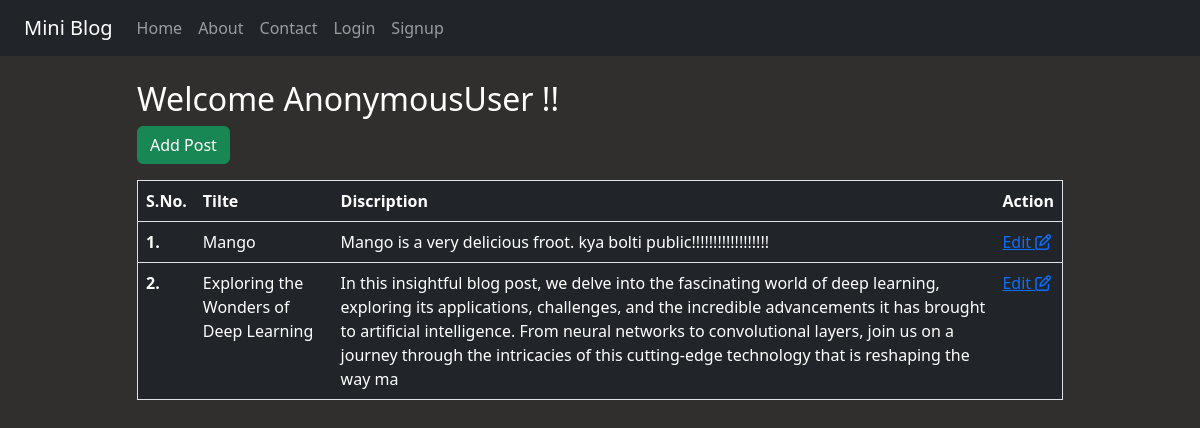
/dashboard/, run on the app's committed database.
### miniblog/models.py (models this page shows)
class Post(models.Model):
    title = models.CharField(max_length=100)
    description = models.CharField(max_length=500)

### miniblog/views.py (the view)
# urls.py: path('dashboard/', views.dashboard, name = 'dashboard'),
def dashboard(request):
    posts = Post.objects.all()
    return render(request,'miniblog/dashboard.html',{'posts':posts})

### miniblog/templates/miniblog/dashboard.html (shortened to what this page needs)
{% extends "miniblog/base.html" %}
{% load static %}
{% block content %}
<div class="col-sm-10 mx-auto">
    <h2 class='text-white'>Welcome {{user}} !!</h2>
    <a href="{% url "addpost" %}" class='btn btn-success mb-3'>Add Post</a>
    <table class="table table-md table-dark table-hover border">
        <thead>
            <tr>
                <th scope="col">S.No.</th>
                <th scope="col">Tilte</th>
                <th scope="col">Discription</th>
                <th scope="col">Action</th>
            </tr>
        </thead>
        <tbody>
            {% for post in posts %}
            <tr>
                <th scope="row">{{ post.id }}.</th>
                <td>{{ post.title }}</td>
                <td>{{ post.description }}</td>
                <td>
                    <a href="{% url "editpost" post.id %}">Edit <i class="fa-regular fa-pen-to-square"></i></a>
                </td>
            </tr>
            {% endfor %}
        </tbody>
    </table>
</div>
{% endblock content %}

### miniblog/templates/miniblog/base.html (shortened to what this page needs)
<!DOCTYPE html>
<html lang="en">
    {% load static %}
<head>
    <link href="https://cdn.jsdelivr.net/npm/bootstrap@5.2.3/dist/css/bootstrap.min.css" rel="stylesheet">
    <link rel="stylesheet" href="https://cdnjs.cloudflare.com/ajax/libs/font-awesome/6.5.1/css/all.min.css" />
    <link rel="stylesheet" href="{% static "miniblog/css/style.css" %}">
</head>
<body>
    <div class="container-fluid bg-dark">
        {% include 'miniblog/navbar.html' %}
    </div>
    <div class="container">
       <div class="row">
            {% block content %}{% endblock content %}
       </div>
    </div>
</body>
</html>

### miniblog/templates/miniblog/navbar.html (shortened to what this page needs)
<nav class="navbar navbar-dark bg-dark navbar-expand-lg">
  <div class="container-fluid">
    <a class="navbar-brand" href="#">Mini Blog</a>
    <div class="collapse navbar-collapse" id="navbarSupportedContent">
      <ul class="navbar-nav me-auto mb-2 mb-lg-0">
        <li class="nav-item">
          {% url 'home' as home_url %}
          <a class="nav-link {% if request.path == home_url %}active text-danger{% endif %}" href="{% url "home" %}">Home</a>
        </li>
        <li class="nav-item">
          {% url 'about' as about_url %}
          <a class="nav-link {% if request.path == about_url %}active text-danger{% endif %}" href="{% url "about" %}">About</a>
        </li>
        <li class="nav-item">
          {% url 'contact' as contact_url %}
          <a class="nav-link {% if request.path == contact_url %}active text-danger{% endif %}" href="{% url "contact" %}">Contact</a>
        </li>
        {% if user.is_authenticated %}
        <li class="nav-item">
          {% url 'dashboard' as dashboard_url %}
          <a class="nav-link {% if request.path == dashboard_url %}active text-danger{% endif %}" href="{% url "dashboard" %}">Dashboard</a>
        </li>
        <li class="nav-item">
          {% url 'logout' as logout_url %}
          <a class="nav-link {% if request.path == logout_url %}active text-danger{% endif %}" href="{% url "logout" %}">Logout</a>
        </li>
        {% else %}
        <li class="nav-item">
          {% url 'login' as login_url %}
          <a class="nav-link {% if request.path == login_url %}active text-danger{% endif %}" href="{% url "login" %}">Login</a>
        </li>
        <li class="nav-item">
          {% url 'signup' as signup_url %}
          <a class="nav-link {% if request.path == signup_url %}active text-danger{% endif %}" href="{% url "signup" %}">Signup</a>
        </li>
        {% endif %}
      </ul>
    </div>
  </div>
</nav>

### miniblog/static/miniblog/css/style.css (style rules this page uses)
body { margin: 0;padding: 0;background: rgb(49, 46, 46) !important; box-sizing: border-box; }

### data on the page
Post: id "1", title "Mango", description "Mango is a very delicious froot. kya bolti public!!!!!!!!!!!!!!!!!!"
Post: id "2", title "Exploring the Wonders of Deep Learning", description "In this insightful blog post, we delve into the fascinating world of deep learning, exploring its applications, challenges, and the incredible advancements it has brought to artificial intelligence. From neural networks to convolutional layers, join us on a journey through the intricacies of this cutting-edge technology that is reshaping the way ma"

### other printed values
{{ user }} "AnonymousUser"
